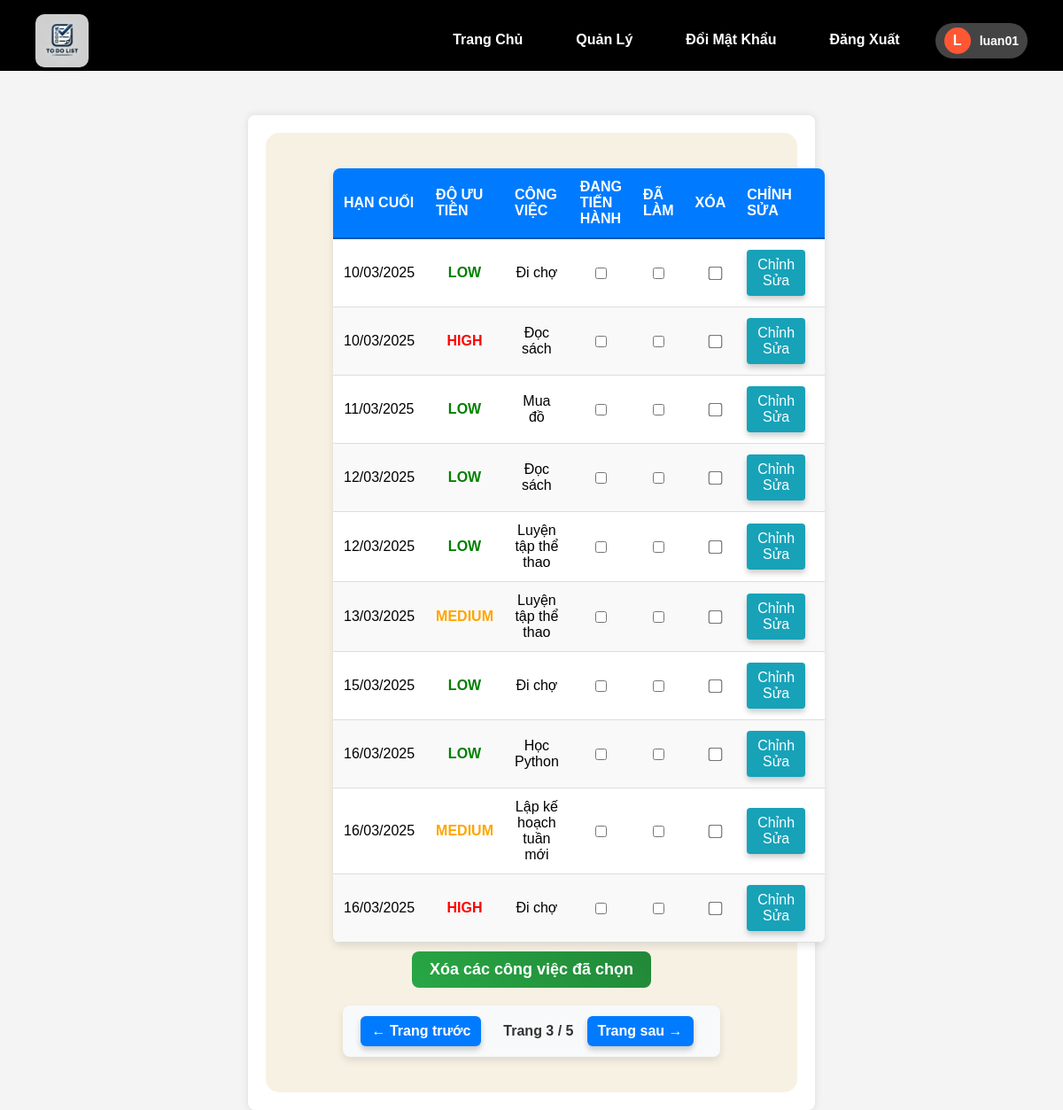
Screenshot of /task_list?page=3 (signed in) with the database file from the repository.
### models.py (models this page shows, shortened)
class User(db.Model, UserMixin):
    id = db.Column(db.Integer, primary_key=True)
    username = db.Column(db.String(150), unique=True, nullable=False)
    email = db.Column(db.String(150), unique=True, nullable=False)
    password = db.Column(db.String(150), nullable=False)
    is_admin = db.Column(db.Boolean, default=False)
    is_blocked = db.Column(db.Boolean, default=False)

class Task(db.Model):
    id = db.Column(db.Integer, primary_key=True)
    content = db.Column(db.String(200), nullable=False)
    due_date = db.Column(db.Date, nullable=True)  # YYYY-MM-DD
    priority = db.Column(db.String(10), nullable=True)  # LOW, MEDIUM, HIGH
    user_id = db.Column(db.Integer, db.ForeignKey('user.id'))

### app.py (the view)
@app.route('/task_list', methods=['GET'])
@login_required
def task_list():
    page = request.args.get('page', 1, type=int)
    per_page = 10
    pagination = Task.query.filter_by(user_id=current_user.id).order_by(Task.due_date.asc()).paginate(page=page, per_page=per_page, error_out=False)
    tasks = pagination.items
    return render_template('task_list.html', tasks=tasks, pagination=pagination)

### app.py (called while the page is built)
@login_manager.user_loader
def load_user(user_id):
    return User.query.get(int(user_id))

### templates/task_list.html (shortened to what this page needs)
{% extends "base.html" %}
{% block content %}
<div class="container mt-4">
    <div class="card shadow-lg p-4 custom-todo-card">
        <form id="delete-multiple-form" method="POST" action="{{ url_for('delete_multiple_tasks') }}">
            <table>
                <thead>
                    <tr>
                        <th>Hạn cuối</th>
                        <th>Độ ưu tiên</th>
                        <th>Công việc</th>
                        <th>Đang tiến hành</th>
                        <th>Đã làm</th>
                        <th>Xóa</th>
                        <th>Chỉnh Sửa</th>
                    </tr>
                </thead>
                <tbody>
                    {% for task in tasks %}
                    <tr>
                        <td>{{ task.due_date.strftime('%d/%m/%Y') if task.due_date else 'Chưa đặt' }}</td>
                        <td class="{{ 'priority-high' if task.priority == 'HIGH' else 'priority-medium' if task.priority == 'MEDIUM' else 'priority-low' }}">
                            {{ task.priority if task.priority else 'N/A' }}
                        </td>
                        <td>{{ task.content }}</td>
                        <td class="text-center"><input type="checkbox"></td>
                        <td class="text-center"><input type="checkbox"></td>
                        <td class="text-center"><input type="checkbox" name="selected_tasks" value="{{ task.id }}" class="task-checkbox"></td>
                        <td class="text-center">
                            <a href="{{ url_for('edit_task', task_id=task.id) }}" class="btn btn-info">Chỉnh Sửa</a>
                    </tr>
                    {% endfor %}
                </tbody>
            </table>
            <button class="delete-button">Xóa các công việc đã chọn</button>
        </form>
        <div class="pagination">
            {% if pagination.has_prev %}
                <a href="{{ url_for('task_list', page=pagination.prev_num) }}" class="btn btn-primary">← Trang trước</a>
            {% endif %}
            <span class="current-page">Trang {{ pagination.page }} / {{ pagination.pages }}</span>
            {% if pagination.has_next %}
                <a href="{{ url_for('task_list', page=pagination.next_num) }}" class="btn btn-primary">Trang sau →</a>
            {% endif %}
        </div>
    </div>
</div>
{% endblock %}

### templates/base.html (shortened to what this page needs)
<!DOCTYPE html>
<html lang="en">
<head>
    <link rel="stylesheet" type="text/css" href="{{ url_for('static', filename='style.css') }}">
    <link rel="stylesheet" href="https://cdnjs.cloudflare.com/ajax/libs/font-awesome/6.4.2/css/all.min.css">
</head>
<body>
<nav class="navbar">
    <div class="navbar-container">
        <div class="navbar-logo">
            <img src="{{ url_for('static', filename='todolist.webp') }}" alt="Logo">
        </div>
        <ul class="navbar-menu">
            <li><a href="{{ url_for('home') }}">Trang Chủ</a></li>
            {% if current_user.is_authenticated %}
                {% if current_user.is_admin %}
                    <li><a href="{{ url_for('admin') }}">Quản Lý</a></li>
                {% endif %}
                <li><a href="{{ url_for('change_password') }}">Đổi Mật Khẩu</a></li>
                <li><a href="{{ url_for('logout') }}">Đăng Xuất</a></li>
                <li class="user-profile">
                    <div class="user-avatar">
                        <span class="avatar-letter">{{ current_user.username[0]|upper }}</span>
                    </div>
                    <span class="username">{{ current_user.username }}</span>
                </li>
            {% else %}
                <li><a href="{{ url_for('register') }}">Đăng Ký</a></li>
                <li><a href="{{ url_for('login') }}" class="active">Đăng Nhập</a></li>
            {% endif %}
        </ul>
    </div>
</nav>
{% block content %}{% endblock %}
</html>

### static/style.css (style rules this page uses)
body { font-family: Arial, sans-serif; background-color: #f4f4f4; margin: 0; padding: 0; text-align: center; }
.container { width: 50%; margin: auto; background: white; padding: 20px; box-shadow: 0px 0px 10px rgba(0, 0, 0, 0.1); margin-top: 50px; border-radius: 8px; }
nav { background-color: black ! important ; padding: 10px 40px; height: 60px; text-align: center; }
nav a { color: white; text-decoration: none; padding: 10px 20px; display: inline-block; }
.navbar-container { display: flex; justify-content: space-between; align-items: center; }
.navbar-logo { display: flex; align-items: center; }
.navbar-logo img { width: 60px; height: 60px; margin-right: 10px; border-radius: 10px; box-shadow: 2px 2px 5px rgba(0, 0, 0, 0.2); }
.navbar-menu { list-style: none; display: flex; margin-left: auto; gap: 20px; }
.navbar-menu li { margin: 0; }
.navbar-menu a { text-decoration: none; font-weight: bold; font-size: 16px; color: white; }
form { text-align: left; margin: auto; width: 80%; }
form input { width: 100%; padding: 8px; margin: 5px 0; border: 1px solid #ccc; border-radius: 5px; }
form button { background-color: #28a745; color: white; border: none; padding: 10px; width: 100%; cursor: pointer; margin-top: 10px; }
.btn { padding: 10px 20px; font-size: 16px; color: white; border: none; border-radius: 5px; text-decoration: none; cursor: pointer; transition: all 0.3s ease; box-shadow: 0 4px 6px rgba(0,0,0,0.2); margin-right: 10px; }
.btn-primary { background-color: #007bff; }
.user-profile { display: flex; align-items: center; gap: 10px; padding: 5px 10px; border-radius: 20px; background-color: #444; cursor: pointer; }
.user-avatar { width: 30px; height: 30px; background-color: #ff5733; color: white; font-size: 16px; font-weight: bold; display: flex; align-items: center; justify-content: center; border-radius: 50%; }
.username { font-size: 14px; font-weight: bold; color: white; }
table { width: 100%; border-collapse: collapse; margin-top: 20px; background: white; border-radius: 8px; overflow: hidden; box-shadow: 0px 4px 8px rgba(0, 0, 0, 0.1); }
th { background-color: #007bff; color: white; padding: 12px; text-transform: uppercase; font-weight: bold; border-bottom: 2px solid #0056b3; }
td { padding: 12px; text-align: center; border-bottom: 1px solid #ddd; }
tr:nth-child(even) { background-color: #f9f9f9; }
td:nth-child(4), td:nth-child(5) { font-weight: bold; }
td:nth-child(5) { font-weight: bold; text-transform: uppercase; }
.custom-todo-card { background-color: #f7f1e3; border-radius: 15px; padding: 20px; }
.priority-high { color: red; font-weight: bold; }
.priority-medium { color: orange; font-weight: bold; }
.priority-low { color: green; font-weight: bold; }
.btn-info { padding: 8px 12px; background-color: #17a2b8; color: white; border: none; border-radius: 4px; cursor: pointer; transition: background-color 0.3s ease; text-align: center; display: inline-block; text-decoration: none; }
.delete-button { background-color: red; color: white; font-weight: bold; padding: 10px 20px; border: none; border-radius: 8px; width: fit-content; display: block; margin: 10px auto; cursor: pointer; transition: all 0.3s ease-in-out; }
.task-checkbox { transform: scale(1.2); margin: 5px; }
.pagination { text-align: center; margin: 20px auto; padding: 10px; background: #f8f9fa; border-radius: 8px; display: flex; justify-content: center; align-items: center; gap: 15px; width: fit-content; padding: 12px 20px; box-shadow: 0 4px 8px rgba(0, 0, 0, 0.1); }
.pagination a { text-decoration: none; font-weight: bold; padding: 8px 12px; border-radius: 6px; color: white; background: #007bff; transition: all 0.3s ease-in-out; }
.current-page { font-size: 16px; font-weight: bold; color: #333; }
button { background: linear-gradient(45deg, #28a745, #218838); color: white; font-size: 18px; font-weight: bold; padding: 12px; border: none; border-radius: 8px; cursor: pointer; transition: all 0.3s ease-in-out; display: block; width: 100%; }

### rows the page displays
User: username "L", username "luan01"
Task: due_date "10/03/2025", priority "LOW", content "Đi chợ"
Task: due_date "10/03/2025", priority "HIGH", content "Đọc sách"
Task: due_date "11/03/2025", priority "LOW", content "Mua đồ"
Task: due_date "12/03/2025", priority "LOW", content "Đọc sách"
Task: due_date "12/03/2025", priority "LOW", content "Luyện tập thể thao"
Task: due_date "13/03/2025", priority "MEDIUM", content "Luyện tập thể thao"
Task: due_date "15/03/2025", priority "LOW", content "Đi chợ"
Task: due_date "16/03/2025", priority "LOW", content "Học Python"
Task: due_date "16/03/2025", priority "MEDIUM", content "Lập kế hoạch tuần mới"
Task: due_date "16/03/2025", priority "HIGH", content "Đi chợ"

### other values shown
{{ pagination.page }} "3"
{{ pagination.pages }} "5"
